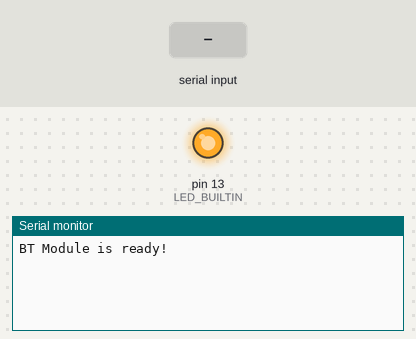
Simulated run of this sketch. Board: Arduino Uno, built with avr-gcc and run on an emulated ATmega328P. Shown: output pins drawn as LEDs (lit = HIGH), the last lines printed to the serial monitor. Inputs (shaded band) come from the test bench.

Above: at 1.2 s.
1.3 s: "on\n" received over Serial
At 2.0 s:
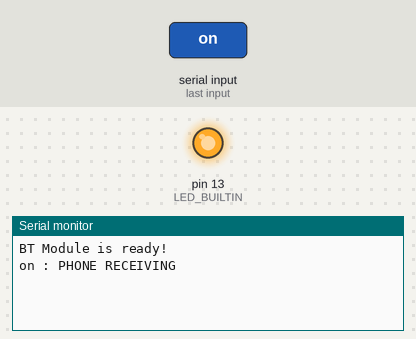
2.8 s: byte 10 ('\n') received over Serial
At 4.0 s:
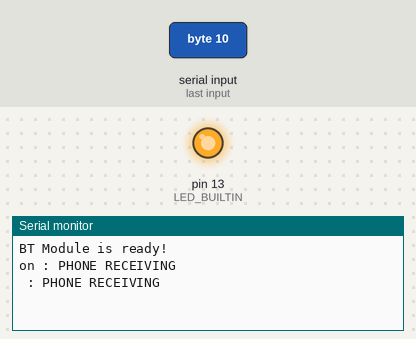
4.3 s: ";\n" received over the second serial link
At 5.4 s:
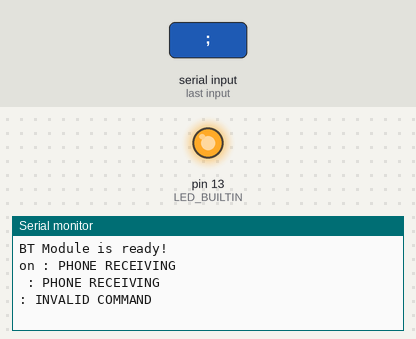
5.8 s: "off\n" received over Serial
At 6.6 s:
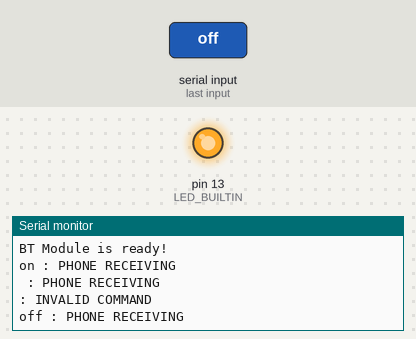
7.3 s: ";\n" received over Serial
At 7.7 s:
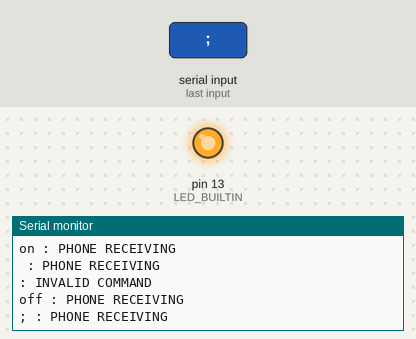

Measured:
- after the input at 1.3 s, the serial monitor: prints a new line at once (image 1)
- after the input at 2.8 s, the serial monitor: prints a new line at once (image 2)
- after the input at 4.3 s, the serial monitor: prints a new line at once (image 3)
- after the input at 5.8 s, the serial monitor: prints a new line at once (image 4)
- after the input at 7.3 s, the serial monitor: prints a new line at once (image 5)

The sketch:

Bluetooth_AT.ino
```cpp
#include "SoftwareSerial.h"
// Using software serial port, can speak digital port analog into serial port
SoftwareSerial BT(2, 3);  //New object, receive foot 2, send foot 3
char cmd[64] = {0};
int cmdIndex = 0;
bool cmdSent = false;

char cmd2[64] = {0};
int cmd2Index = 0;

void setup() {
  pinMode(2, INPUT);  //rxPin
  pinMode(3, OUTPUT); //txPin
  pinMode(LED_BUILTIN, OUTPUT);
  digitalWrite(LED_BUILTIN, HIGH);
  Serial.begin(9600);   //Serial Port Connection with Computer
  Serial.println("BT Module is ready!");
  BT.begin(9600);  //set baud rate
  BT.write("AT"); //Send AT.
}

void loop() {

  //PHONE TO BT on Arduino
  //read input
  while (BT.available()) {
    char c = BT.read();
    if (c == ';') {
      cmd[cmdIndex] = '\0';  // Null-terminate the string
      cmdIndex = 0;  // Reset buffer for next message
      cmdSent = true;
    } else if (cmdIndex < sizeof(cmd) - 1) {
      cmd[cmdIndex++] = c;  // Add character to buffer
    }
  }

  //// COMMANDS ////    // when sending from phone end command with ';' ex: "on;" "off;"
  if (cmdSent) {
    cmdSent = false;
    Serial.write(cmd);
    if (strncmp(cmd, "on", strlen("on")) == 0) {
      digitalWrite(LED_BUILTIN, HIGH);
      Serial.println(": COMMAND SENT FROM PHONE: TURN ON");
    }
    else if (strncmp(cmd, "off", strlen("off")) == 0) {
      digitalWrite(LED_BUILTIN, LOW);
      Serial.println(": COMMAND SENT FROM PHONE: TURN OFF");
    }
    else {  // if sent message doesn't fit commands
      Serial.println(": INVALID COMMAND");
    }
  }

  while (Serial.available()) {
    char c2 = Serial.read();
    if (c2 == '\n') {  // Detect newline (message terminator)
      cmd2[cmd2Index] = '\0';  // Null-terminate the string
      Serial.print(cmd2);
      Serial.println(" : PHONE RECEIVING");
      BT.write(cmd2);  //send data back to PHONE
      cmd2Index = 0;  // Reset buffer for next message
    } else if (cmd2Index < sizeof(cmd2) - 1) {
      cmd2[cmd2Index++] = c2;  // Add character to buffer
    }
  }

}
```
